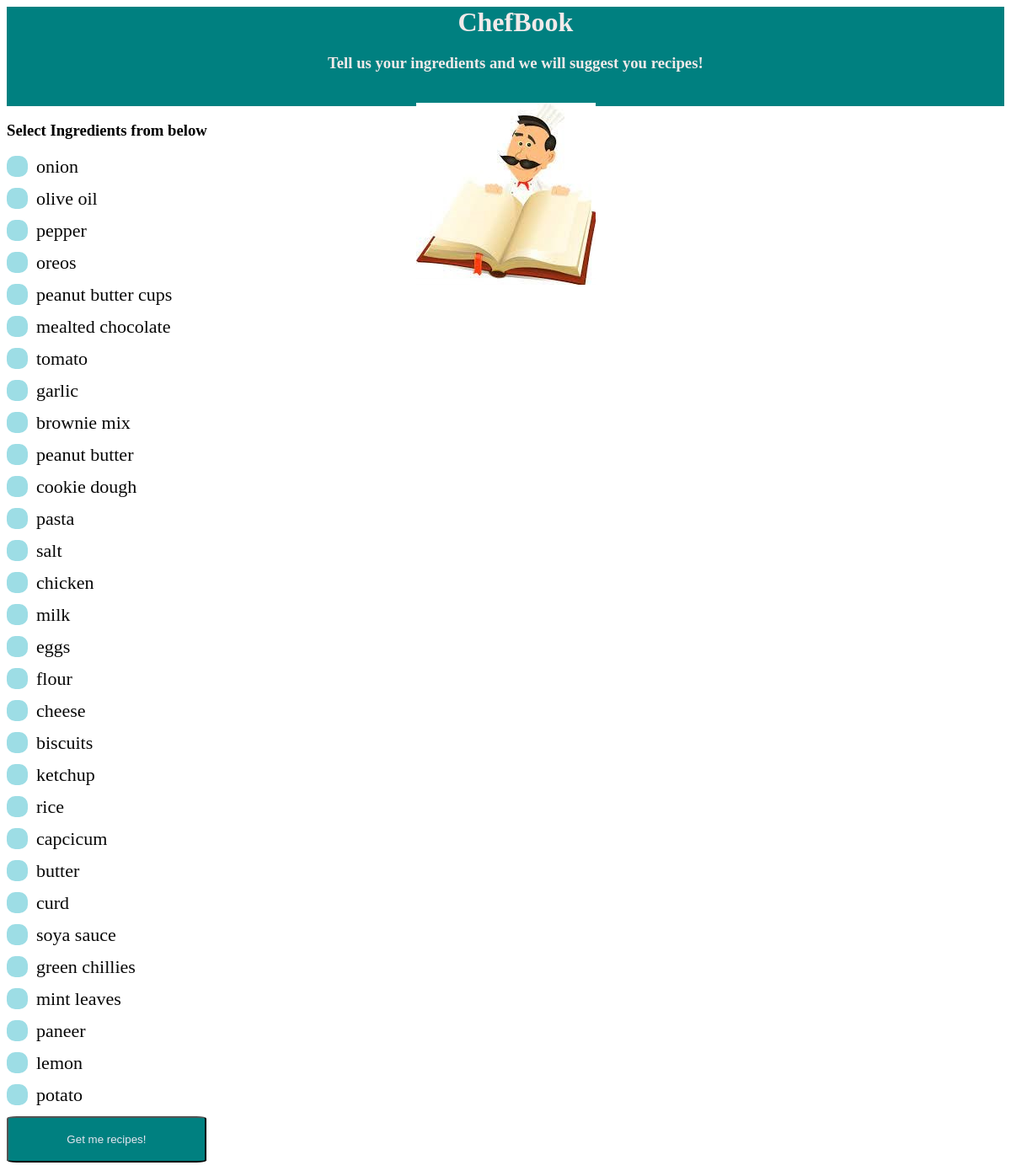
The app's page /ingredients.php with its own data.
### tables this page shows
create table Ingredients(
  ingredient_id int AUTO_INCREMENT,
  ingredient_name varchar(30) NOT NULL,
  is_selected tinyint(1),
  constraint pk_department PRIMARY KEY (ingredient_id)
);

### ingredients.php (the view, shortened to what this page needs)
<link rel="stylesheet" type="text/css" href="ingredients_style.css" />
<body>
<div>
	<div class="header">
   <h1 class= "mainheading"> ChefBook </h1>
   <h3> Tell us your ingredients and we will suggest you recipes!</h3>
   <br/>
   <img src="chef.jpg">
   </div>
   <h3>Select Ingredients from below</h3>
    <?php
    $db_hostname = "localhost";
    $db_username = "root";
    $db_password = "";
    $db_name = "mychefbook";
    $connection = mysqli_connect($db_hostname, $db_username, $db_password, $db_name);
    $sql_query = "SELECT ingredient_name, ingredient_id FROM Ingredients";
    $result = mysqli_query($connection, $sql_query);
    if(mysqli_num_rows($result) > 0)
    {
        echo '<form action="recipes.php" method="post">';
       	while($row = mysqli_fetch_assoc($result))
        {
 				   echo '<label class ="mycheckbox">'.$row["ingredient_name"].
         	   '<input type="checkbox"  name = "ingredients_list[]" value = '.$row["ingredient_id"].' > <span class="checkboxmark"></span> </label>';
		}
		echo '<input class = "button" type = "submit" name = "get_recipe" value = "Get me recipes!"/>';
		echo '</form>';
    }
    else
    {
         Echo "OOps! No ingredients found!"."\n";
         Echo "Database Empty!"."\n";
    }
    ?>
</div>
  </body>

### ingredients_style.css (style rules this page uses)
.mainheading { display: inline; text-align: center; text-decoration: wavy; font-size: xx-large; font-family:'Times New Roman', Times, serif; font-style:inherit; }
.mycheckbox { display: block; position: relative; padding-left: 35px; margin-bottom: 12px; cursor: pointer; font-size: 22px; color: rgb(7, 7, 7); }
.checkboxmark { position: absolute; top: 0; left: 0; height: 25px; width: 25px; background-color: rgb(157, 221, 229); border-radius: 10px; }
.checkboxmark:after { content: ""; position: absolute; display: none; }
.mycheckbox .checkboxmark:after { left: 9px; top: 5px; width: 5px; height: 10px; border: solid rgb(35, 35, 36); border-width: 0 3px 3px 0; -webkit-transform: rotate(45deg); -ms-transform: rotate(45deg); transform: rotate(45deg); }
.header { display: block; background-color:teal; color: rgb(241, 234, 234); align-items: center; align-content: center; text-align: center; text-indent: 2%; height: 15%; }
.button { display: block; background-color:teal ; size: 300px; border-radius: 5%; color: rgb(230, 230, 240); height: 7%; width: 20%; }

### records on screen
ingredients: ingredient_name "onion"
ingredients: ingredient_name "olive oil"
ingredients: ingredient_name "pepper"
ingredients: ingredient_name "oreos"
ingredients: ingredient_name "peanut butter cups"
ingredients: ingredient_name "mealted chocolate"
ingredients: ingredient_name "tomato"
ingredients: ingredient_name "garlic"
ingredients: ingredient_name "brownie mix"
ingredients: ingredient_name "peanut butter"
ingredients: ingredient_name "cookie dough"
ingredients: ingredient_name "pasta"
ingredients: ingredient_name "salt"
ingredients: ingredient_name "chicken"
ingredients: ingredient_name "milk"
ingredients: ingredient_name "eggs"
ingredients: ingredient_name "flour"
ingredients: ingredient_name "cheese"
ingredients: ingredient_name "biscuits"
ingredients: ingredient_name "ketchup"
ingredients: ingredient_name "rice"
ingredients: ingredient_name "capcicum"
ingredients: ingredient_name "butter"
ingredients: ingredient_name "curd"
ingredients: ingredient_name "soya sauce"
ingredients: ingredient_name "green chillies"
ingredients: ingredient_name "mint leaves"
ingredients: ingredient_name "paneer"
ingredients: ingredient_name "lemon"
ingredients: ingredient_name "potato"
